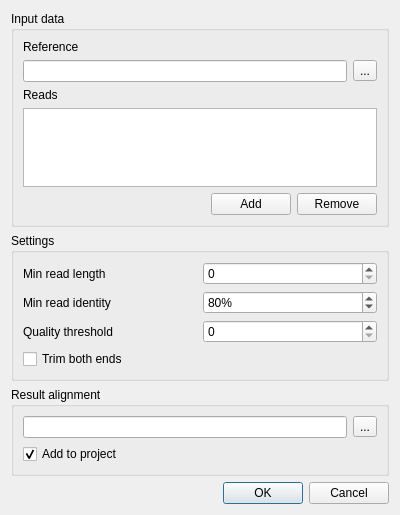
<?xml version="1.0" encoding="UTF-8"?>
<ui version="4.0">
 <class>AlignToReferenceBlastDialog</class>
 <widget class="QDialog" name="AlignToReferenceBlastDialog">
  <property name="geometry">
   <rect>
    <x>0</x>
    <y>0</y>
    <width>400</width>
    <height>515</height>
   </rect>
  </property>
  <property name="windowTitle">
   <string>Dialog</string>
  </property>
  <layout class="QVBoxLayout" name="verticalLayout">
   <item>
    <widget class="QGroupBox" name="groupBox_2">
     <property name="title">
      <string>Input data</string>
     </property>
     <layout class="QVBoxLayout" name="verticalLayout_3">
      <item>
       <widget class="QLabel" name="label_2">
        <property name="text">
         <string>Reference</string>
        </property>
       </widget>
      </item>
      <item>
       <layout class="QHBoxLayout" name="horizontalLayout_3">
        <property name="topMargin">
         <number>0</number>
        </property>
        <item>
         <widget class="QLineEdit" name="referenceLineEdit"/>
        </item>
        <item>
         <widget class="QToolButton" name="setReferenceButton">
          <property name="text">
           <string>...</string>
          </property>
         </widget>
        </item>
       </layout>
      </item>
      <item>
       <widget class="QLabel" name="label">
        <property name="text">
         <string>Reads</string>
        </property>
       </widget>
      </item>
      <item>
       <widget class="QListWidget" name="readsListWidget"/>
      </item>
      <item>
       <layout class="QHBoxLayout" name="horizontalLayout_2">
        <item>
         <spacer name="horizontalSpacer">
          <property name="orientation">
           <enum>Qt::Horizontal</enum>
          </property>
          <property name="sizeHint" stdset="0">
           <size>
            <width>40</width>
            <height>20</height>
           </size>
          </property>
         </spacer>
        </item>
        <item>
         <widget class="QPushButton" name="addReadButton">
          <property name="text">
           <string>Add</string>
          </property>
         </widget>
        </item>
        <item>
         <widget class="QPushButton" name="removeReadButton">
          <property name="text">
           <string>Remove</string>
          </property>
         </widget>
        </item>
       </layout>
      </item>
     </layout>
    </widget>
   </item>
   <item>
    <widget class="QGroupBox" name="groupBox_3">
     <property name="title">
      <string>Settings</string>
     </property>
     <layout class="QGridLayout" name="gridLayout_2">
      <item row="0" column="1">
       <widget class="QSpinBox" name="minLenSpinBox"/>
      </item>
      <item row="1" column="1">
       <widget class="QSpinBox" name="minIdentitySpinBox">
        <property name="suffix">
         <string>%</string>
        </property>
        <property name="singleStep">
         <number>10</number>
        </property>
        <property name="value">
         <number>80</number>
        </property>
       </widget>
      </item>
      <item row="1" column="0">
       <widget class="QLabel" name="label_4">
        <property name="text">
         <string>Min read identity</string>
        </property>
       </widget>
      </item>
      <item row="2" column="1">
       <widget class="QSpinBox" name="qualitySpinBox"/>
      </item>
      <item row="2" column="0">
       <widget class="QLabel" name="label_5">
        <property name="text">
         <string>Quality threshold</string>
        </property>
       </widget>
      </item>
      <item row="0" column="0">
       <widget class="QLabel" name="label_3">
        <property name="text">
         <string>Min read length</string>
        </property>
       </widget>
      </item>
      <item row="3" column="0">
       <widget class="QCheckBox" name="trimCheckBox">
        <property name="text">
         <string>Trim both ends</string>
        </property>
       </widget>
      </item>
     </layout>
    </widget>
   </item>
   <item>
    <widget class="QGroupBox" name="groupBox">
     <property name="title">
      <string>Result alignment</string>
     </property>
     <layout class="QVBoxLayout" name="verticalLayout_2">
      <item>
       <layout class="QHBoxLayout" name="horizontalLayout">
        <item>
         <widget class="QLineEdit" name="outputLineEdit"/>
        </item>
        <item>
         <widget class="QToolButton" name="setOutputButton">
          <property name="text">
           <string>...</string>
          </property>
         </widget>
        </item>
       </layout>
      </item>
      <item>
       <widget class="QCheckBox" name="addToProjectCheckbox">
        <property name="text">
         <string>Add to project</string>
        </property>
        <property name="checked">
         <bool>true</bool>
        </property>
       </widget>
      </item>
     </layout>
    </widget>
   </item>
   <item>
    <widget class="QDialogButtonBox" name="buttonBox">
     <property name="orientation">
      <enum>Qt::Horizontal</enum>
     </property>
     <property name="standardButtons">
      <set>QDialogButtonBox::Cancel|QDialogButtonBox::Ok</set>
     </property>
    </widget>
   </item>
  </layout>
 </widget>
 <resources/>
 <connections>
  <connection>
   <sender>buttonBox</sender>
   <signal>accepted()</signal>
   <receiver>AlignToReferenceBlastDialog</receiver>
   <slot>accept()</slot>
   <hints>
    <hint type="sourcelabel">
     <x>248</x>
     <y>254</y>
    </hint>
    <hint type="destinationlabel">
     <x>157</x>
     <y>274</y>
    </hint>
   </hints>
  </connection>
  <connection>
   <sender>buttonBox</sender>
   <signal>rejected()</signal>
   <receiver>AlignToReferenceBlastDialog</receiver>
   <slot>reject()</slot>
   <hints>
    <hint type="sourcelabel">
     <x>316</x>
     <y>260</y>
    </hint>
    <hint type="destinationlabel">
     <x>286</x>
     <y>274</y>
    </hint>
   </hints>
  </connection>
 </connections>
</ui>
